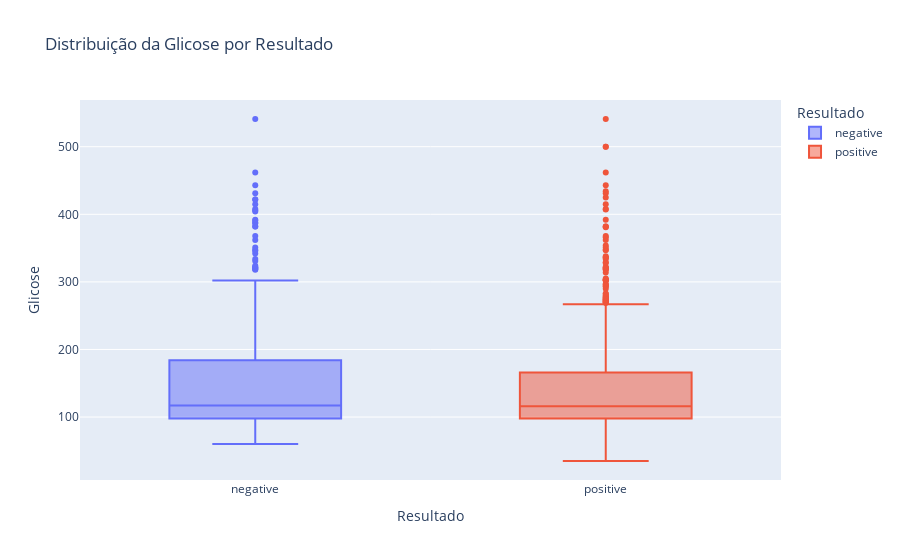

This figure's notebook cell:
### Markdown cell above
**Conclusão possível:**

- O gráfico mostra a relação entre idade e pressão sistólica, destacando que pacientes positivos tendem a se concentrar em faixas de maior idade e pressão.
- Permite identificar agrupamentos e possíveis outliers, além de explorar a glicose de cada paciente ao passar o mouse.

### Code cell
# Boxplot interativo: Blood sugar por Result
fig = px.box(df, x='Result', y='Blood sugar', color='Result',
             title='Distribuição da Glicose por Resultado',
             labels={'Blood sugar': 'Glicose', 'Result': 'Resultado'})
fig.show()

### Figure 1 — Plotly figure (JSON) as saved in the notebook; plotly's stock layout.template omitted (floating-point values rounded to 4 significant figures; data arrays with more than 128 entries replaced by an {"elided": "..."} marker saying what was removed)
{"data": [{"alignmentgroup": "True", "hovertemplate": "Resultado=%{x}<br>Glicose=%{y}<extra></extra>", "legendgroup": "negative", "marker": {"color": "#636efa"}, "name": "negative", "notched": false, "offsetgroup": "negative", "orientation": "v", "showlegend": true, "type": "box", "x": {"elided": "509 str values"}, "x0": " ", "xaxis": "x", "y": {"elided": "509 float values"}, "y0": " ", "yaxis": "y"}, {"alignmentgroup": "True", "hovertemplate": "Resultado=%{x}<br>Glicose=%{y}<extra></extra>", "legendgroup": "positive", "marker": {"color": "#EF553B"}, "name": "positive", "notched": false, "offsetgroup": "positive", "orientation": "v", "showlegend": true, "type": "box", "x": {"elided": "810 str values"}, "x0": " ", "xaxis": "x", "y": {"elided": "810 int values"}, "y0": " ", "yaxis": "y"}], "layout": {"boxmode": "overlay", "legend": {"title": {"text": "Resultado"}, "tracegroupgap": 0}, "title": {"text": "Distribuição da Glicose por Resultado"}, "xaxis": {"anchor": "y", "categoryarray": ["negative", "positive"], "categoryorder": "array", "domain": [0, 1], "title": {"text": "Resultado"}}, "yaxis": {"anchor": "x", "domain": [0, 1], "title": {"text": "Glicose"}}}}
